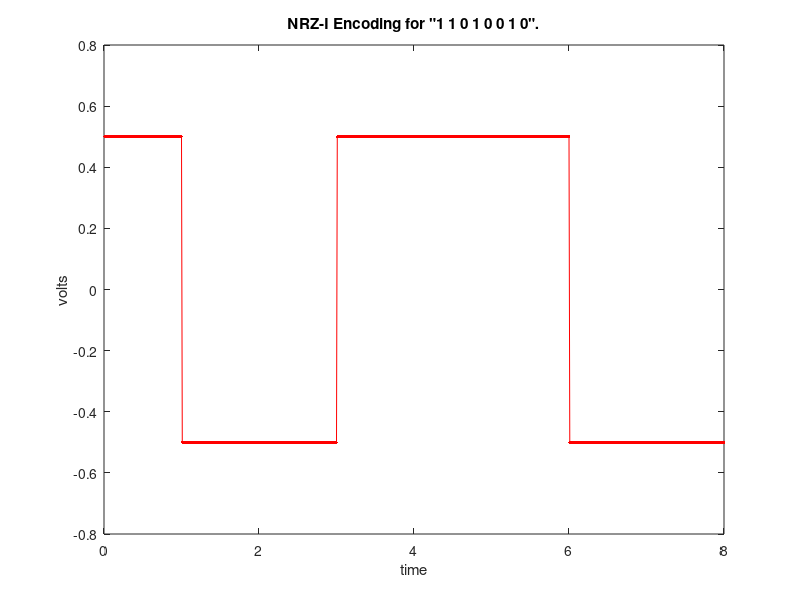

The MATLAB source for this figure:
input=[1 1 0 1 0 0 1 0];
output=[];
tran=0;
index=1;
for i=input
  if i==1
    tran=mod((tran+1),2);
  end
  output(index)=tran;
  index=index+1;
end
output=output-0.5;
goutput=[];
gtime=[];
index=0;
c=1;
for t=0.01:0.01:length(input)
  if mod(c,100)==1
    index=index+1;
  end
  goutput(c)=output(index);
  gtime(c)=t;
  c=c+1;
end
plot(gtime,goutput,'marker','.','color','r');
title('NRZ-I Encoding for "1 1 0 1 0 0 1 0".');
xlabel('time');
ylabel('volts');